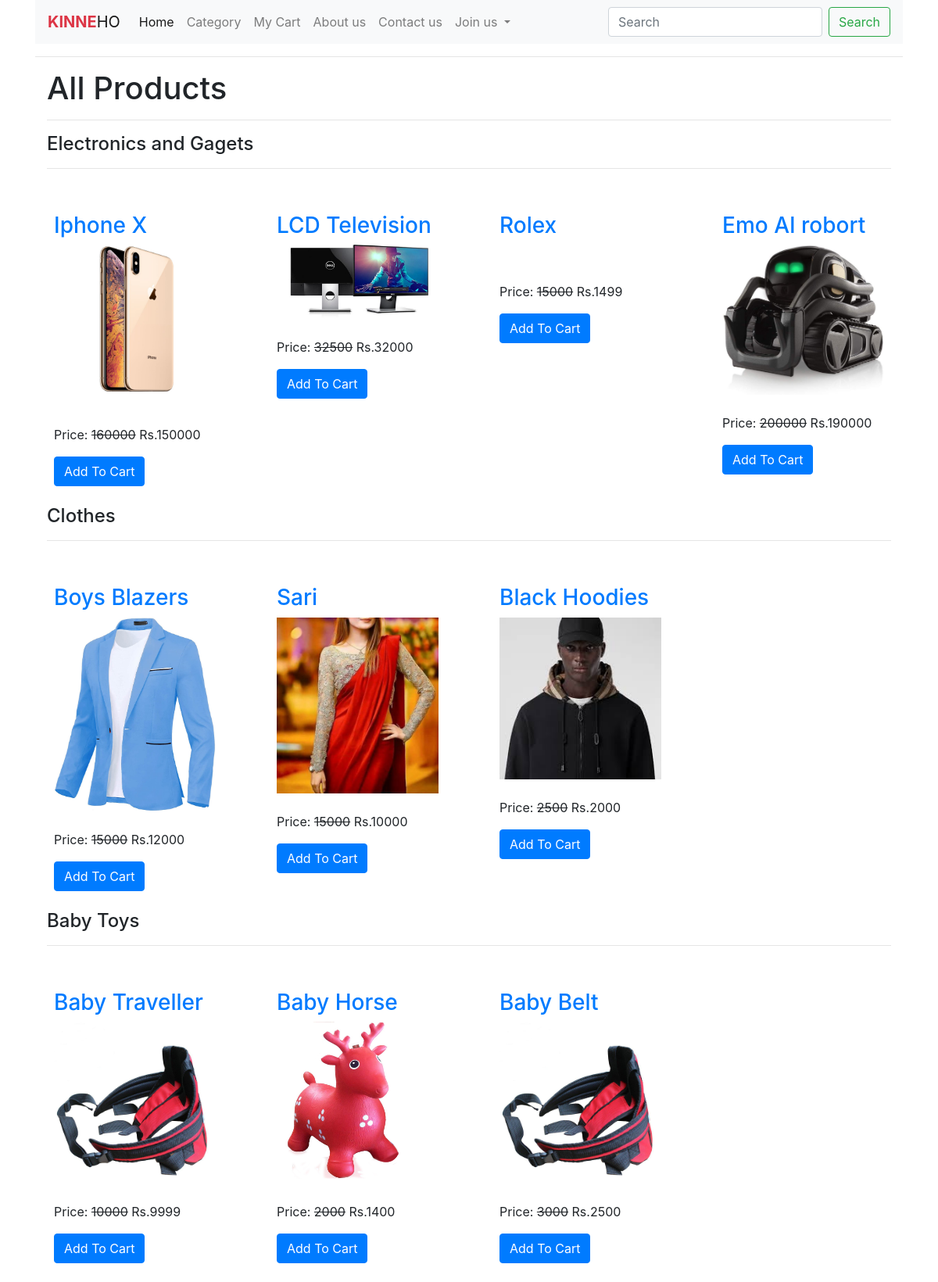
The page /all-products/ on the database its author committed.
### ecomapp/models.py (models this page shows, shortened)
class Category(models.Model):
    title = models.CharField(max_length=200)
    slug = models.SlugField(unique=True)

class Product(models.Model):
    title = models.CharField(max_length=200)
    slug = models.SlugField(unique=True)
    category = models.ForeignKey(Category, on_delete=models.CASCADE)
    image = models.ImageField(upload_to='products')
    marked_price = models.PositiveIntegerField()
    selling_price = models.PositiveIntegerField()
    description = models.TextField()
    warranty = models.CharField(max_length=300, null=True, blank=True)
    return_policy = models.CharField(max_length=300, null=True, blank=True)
    view_count = models.PositiveIntegerField(default=0)

### ecomapp/views.py (the view)
# urls.py: path("all-products/",AllProductView.as_view(),name='allproducts'),
class AllProductView(EcomMixin, TemplateView):
    template_name = "allproducts.html"
    def get_context_data(self, **kwargs):
        context = super().get_context_data(**kwargs)
        context['allcategories'] = Category.objects.all()
        return context

### ecomapp/views.py (called while the page is built)
    def dispatch(self, request, *args, **kwargs):
        cart_id = self.request.session.get("cart_id", None)
        if cart_id:
            cart_obj = Cart.objects.get(id=cart_id)
            if request.user.is_authenticated and request.user.customer:
                cart_obj.customer = request.user.customer
                cart_obj.save()
        return super().dispatch(request, *args, **kwargs)

### templates/allproducts.html (shortened to what this page needs)
{% extends 'base.html'%}
{% block main%}
<div class="container">
    <h1>All Products</h1>
    <hr>
    {% for cat in allcategories %}
    <h4>{{cat.title}}</h4><hr>
    <div class="row">
        <div class="row mt-3">
{% for p in cat.product_set.all %}
 <div class="col-md-3">
  <div class="m-4">
      <h3><a href="/productdetials/{{p.slug}}">{{p.title}}</a></h3>
<img src="{{p.image.url}}" alt="" class="img-fluid" style="height:2500; object-fit:cover;"><br><br>
  <p>Price: <strike>{{p.marked_price}}</strike> Rs.{{p.selling_price}}</p>
  <a href="{% url 'ecomapp:addtocart' p.id%}" class="btn btn-primary">Add To Cart</a>
   </div>
</div>
 {% endfor %}
</div>
    </div>
    {% endfor %}
</div>
{% endblock %}

### rows shown on the page
Category: title "Electronics and Gagets"
Product: title "Iphone X", image (picture), marked_price "160000", selling_price "150000"
Product: title "LCD Television", image (picture), marked_price "32500", selling_price "32000"
Product: title "Rolex", marked_price "15000", selling_price "1499"
Product: title "Emo AI robort", image (picture), marked_price "200000", selling_price "190000"
Category: title "Clothes"
Product: title "Boys Blazers", image (picture), marked_price "15000", selling_price "12000"
Product: title "Sari", image (picture), marked_price "15000", selling_price "10000"
Product: title "Black Hoodies", image (picture), marked_price "2500", selling_price "2000"
Category: title "Baby Toys"
Product: title "Baby Traveller", image (picture), marked_price "10000", selling_price "9999"
Product: title "Baby Horse", image (picture), marked_price "2000", selling_price "1400"
Product: title "Baby Belt", image (picture), marked_price "3000", selling_price "2500"
